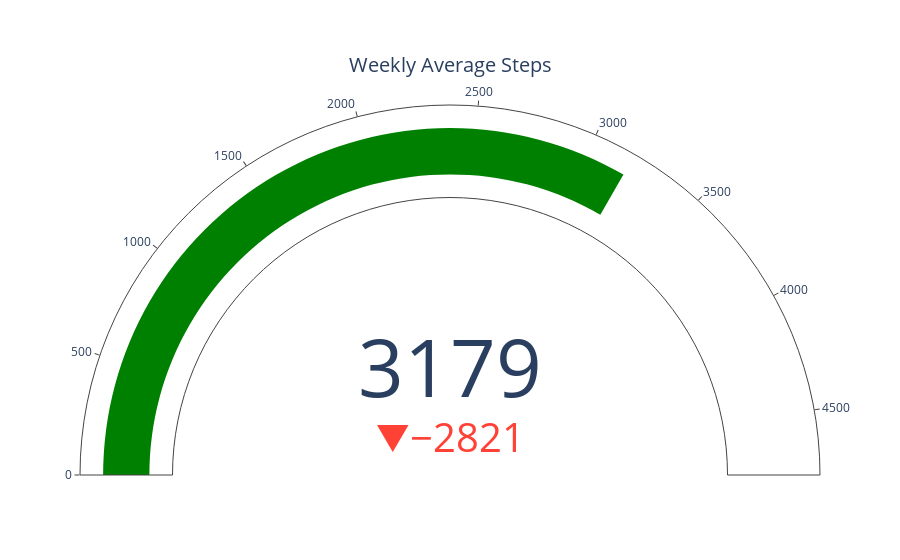

This figure's notebook cell:
### Code cell
import plotly.graph_objects as go

fig = go.Figure()


# fig.add_trace(go.Indicator(
#     value = metrics['count'].tail(7).mean(),
#     delta = {'reference': 6000},
#     gauge = {
#         'axis': {'visible': True}},
#     domain = {'row': 0, 'column': 0}))

fig.add_trace

fig.update_layout(
    grid = {'rows': 1, 'columns': 1, 'pattern': "independent"},
    template = {'data' : {'indicator': [{
        'title': {'text': "Weekly Average Steps"},
        'mode' : "number+delta+gauge",
        'delta' : {'reference': 360}}]
                         }})

### Figure 1 — Plotly figure (JSON) as saved in the notebook; plotly's stock layout.template omitted (floating-point values rounded to 4 significant figures)
{"data": [{"delta": {"reference": 6000}, "domain": {"column": 0, "row": 0}, "gauge": {"axis": {"visible": true}}, "type": "indicator", "value": 3179}], "layout": {"grid": {"columns": 1, "pattern": "independent", "rows": 1}}}
